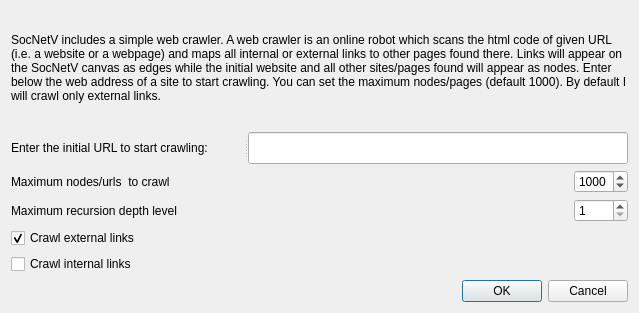
<?xml version="1.0" encoding="UTF-8"?>
<ui version="4.0">
 <class>WebCrawlerDialog</class>
 <widget class="QDialog" name="WebCrawlerDialog">
  <property name="geometry">
   <rect>
    <x>0</x>
    <y>0</y>
    <width>639</width>
    <height>313</height>
   </rect>
  </property>
  <property name="minimumSize">
   <size>
    <width>14</width>
    <height>0</height>
   </size>
  </property>
  <property name="windowTitle">
   <string>Dialog</string>
  </property>
  <layout class="QGridLayout" name="gridLayout_2">
   <item row="0" column="0">
    <widget class="QLabel" name="description">
     <property name="sizePolicy">
      <sizepolicy hsizetype="Preferred" vsizetype="Preferred">
       <horstretch>0</horstretch>
       <verstretch>0</verstretch>
      </sizepolicy>
     </property>
     <property name="text">
      <string>SocNetV includes a simple web crawler.  
A web crawler is an online robot which scans the html code of given URL  (i.e. a website or a webpage) and maps all internal or external links to other pages found there. Links will appear on the SocNetV canvas as edges while the initial website and all other sites/pages found will appear as nodes. 
 Enter below the web address of  a site to start crawling. You can set the maximum nodes/pages (default 1000). By default I will crawl only external links.</string>
     </property>
     <property name="textFormat">
      <enum>Qt::RichText</enum>
     </property>
     <property name="wordWrap">
      <bool>true</bool>
     </property>
    </widget>
   </item>
   <item row="1" column="0">
    <widget class="QSplitter" name="splitter">
     <property name="orientation">
      <enum>Qt::Horizontal</enum>
     </property>
     <widget class="QLabel" name="label">
      <property name="text">
       <string>Enter the initial URL to start crawling:</string>
      </property>
     </widget>
     <widget class="QLineEdit" name="seedUrlEdit">
      <property name="minimumSize">
       <size>
        <width>380</width>
        <height>32</height>
       </size>
      </property>
      <property name="maximumSize">
       <size>
        <width>16777215</width>
        <height>32</height>
       </size>
      </property>
      <property name="toolTip">
       <string>&lt;html&gt;&lt;head/&gt;&lt;body&gt;&lt;p&gt;Enter the initial url/domain to start crawling from, i.e. http://www.iefimerida.gr  &lt;/p&gt;&lt;p&gt;You may omit http:// if you want. &lt;/p&gt;&lt;/body&gt;&lt;/html&gt;</string>
      </property>
     </widget>
    </widget>
   </item>
   <item row="2" column="0">
    <layout class="QGridLayout" name="gridLayout">
     <item row="0" column="1">
      <spacer name="horizontalSpacer">
       <property name="orientation">
        <enum>Qt::Horizontal</enum>
       </property>
       <property name="sizeHint" stdset="0">
        <size>
         <width>40</width>
         <height>20</height>
        </size>
       </property>
      </spacer>
     </item>
     <item row="1" column="0">
      <widget class="QLabel" name="label_3">
       <property name="minimumSize">
        <size>
         <width>201</width>
         <height>0</height>
        </size>
       </property>
       <property name="text">
        <string>Maximum recursion depth level</string>
       </property>
      </widget>
     </item>
     <item row="1" column="1">
      <spacer name="horizontalSpacer_2">
       <property name="orientation">
        <enum>Qt::Horizontal</enum>
       </property>
       <property name="sizeHint" stdset="0">
        <size>
         <width>40</width>
         <height>20</height>
        </size>
       </property>
      </spacer>
     </item>
     <item row="1" column="2">
      <widget class="QSpinBox" name="maxRecursionLevelSpinBox">
       <property name="minimumSize">
        <size>
         <width>46</width>
         <height>0</height>
        </size>
       </property>
       <property name="toolTip">
        <string>Enter a value to set the recursion maximum depth level.
That is the maximum nodes to be considered as source. 
Set value to 1, if you just want to display links from the source website...</string>
       </property>
       <property name="minimum">
        <number>1</number>
       </property>
      </widget>
     </item>
     <item row="0" column="0">
      <widget class="QLabel" name="label_4">
       <property name="minimumSize">
        <size>
         <width>230</width>
         <height>0</height>
        </size>
       </property>
       <property name="text">
        <string>Maximum nodes/urls  to crawl</string>
       </property>
      </widget>
     </item>
     <item row="0" column="2">
      <widget class="QSpinBox" name="maxNodesSpinBox">
       <property name="minimumSize">
        <size>
         <width>46</width>
         <height>0</height>
        </size>
       </property>
       <property name="toolTip">
        <string>Enter a non-zero value to set the maximum nodes to be crawled. 
Set value to 0, if you don't want any limits...</string>
       </property>
       <property name="whatsThis">
        <string>&lt;!DOCTYPE HTML PUBLIC &quot;-//W3C//DTD HTML 4.0//EN&quot; &quot;http://www.w3.org/TR/REC-html40/strict.dtd&quot;&gt;
&lt;html&gt;&lt;head&gt;&lt;meta name=&quot;qrichtext&quot; content=&quot;1&quot; /&gt;&lt;style type=&quot;text/css&quot;&gt;
p, li { white-space: pre-wrap; }
&lt;/style&gt;&lt;/head&gt;&lt;body style=&quot; font-family:'DejaVu Sans'; font-size:9pt; font-weight:400; font-style:normal;&quot;&gt;
&lt;p style=&quot; margin-top:0px; margin-bottom:0px; margin-left:0px; margin-right:0px; -qt-block-indent:0; text-indent:0px;&quot;&gt;&lt;span style=&quot; font-weight:600;&quot;&gt;Maximum Nodes to display&lt;/span&gt;&lt;/p&gt;
&lt;p style=&quot; margin-top:0px; margin-bottom:0px; margin-left:0px; margin-right:0px; -qt-block-indent:0; text-indent:0px;&quot;&gt;In this spinbox, you define the maximum nodes to be displayed by SocNetV when running in Web Crawler mode. Set value to 0, if you don't want any limits...&lt;/p&gt;&lt;/body&gt;&lt;/html&gt;</string>
       </property>
       <property name="minimum">
        <number>0</number>
       </property>
       <property name="maximum">
        <number>9999</number>
       </property>
       <property name="value">
        <number>1000</number>
       </property>
      </widget>
     </item>
    </layout>
   </item>
   <item row="3" column="0">
    <widget class="QCheckBox" name="extLinksCheckBox">
     <property name="minimumSize">
      <size>
       <width>13</width>
       <height>0</height>
      </size>
     </property>
     <property name="focusPolicy">
      <enum>Qt::TabFocus</enum>
     </property>
     <property name="toolTip">
      <string>&lt;html&gt;&lt;head/&gt;&lt;body&gt;&lt;p&gt;If enabled, the crawler will map &lt;span style=&quot; font-weight:600;&quot;&gt;external links&lt;/span&gt;. For instance, if you start crawling from www.iefimerida.gr and we find there a link to another domain, i.e. www.linuxinsider.gr, then we will go outside of iefimerida.gr and crawl linuxinsider.gr too. &lt;/p&gt;&lt;p&gt;&lt;br/&gt;&lt;/p&gt;&lt;p&gt;If you don't want to crawl external links, disable this option. &lt;/p&gt;&lt;/body&gt;&lt;/html&gt;</string>
     </property>
     <property name="layoutDirection">
      <enum>Qt::LeftToRight</enum>
     </property>
     <property name="text">
      <string>Crawl external links</string>
     </property>
     <property name="checked">
      <bool>true</bool>
     </property>
     <property name="tristate">
      <bool>false</bool>
     </property>
    </widget>
   </item>
   <item row="4" column="0">
    <widget class="QCheckBox" name="intLinksCheckBox">
     <property name="focusPolicy">
      <enum>Qt::TabFocus</enum>
     </property>
     <property name="toolTip">
      <string>&lt;html&gt;&lt;head/&gt;&lt;body&gt;&lt;p&gt;If enabled the crawler will scan and map &lt;span style=&quot; font-weight:600;&quot;&gt;internal links &lt;/span&gt;as well (i.e. pages within the initial website).&lt;/p&gt;&lt;p&gt; If you do not want to crawl internal links disable this option. Default is not to crawl internal links.&lt;/p&gt;&lt;/body&gt;&lt;/html&gt;</string>
     </property>
     <property name="layoutDirection">
      <enum>Qt::LeftToRight</enum>
     </property>
     <property name="text">
      <string>Crawl internal links</string>
     </property>
     <property name="checked">
      <bool>false</bool>
     </property>
    </widget>
   </item>
   <item row="5" column="0">
    <widget class="QDialogButtonBox" name="buttonBox">
     <property name="enabled">
      <bool>true</bool>
     </property>
     <property name="orientation">
      <enum>Qt::Horizontal</enum>
     </property>
     <property name="standardButtons">
      <set>QDialogButtonBox::Cancel|QDialogButtonBox::Ok</set>
     </property>
    </widget>
   </item>
  </layout>
 </widget>
 <resources/>
 <connections>
  <connection>
   <sender>buttonBox</sender>
   <signal>accepted()</signal>
   <receiver>WebCrawlerDialog</receiver>
   <slot>accept()</slot>
   <hints>
    <hint type="sourcelabel">
     <x>248</x>
     <y>254</y>
    </hint>
    <hint type="destinationlabel">
     <x>157</x>
     <y>274</y>
    </hint>
   </hints>
  </connection>
  <connection>
   <sender>buttonBox</sender>
   <signal>rejected()</signal>
   <receiver>WebCrawlerDialog</receiver>
   <slot>reject()</slot>
   <hints>
    <hint type="sourcelabel">
     <x>316</x>
     <y>260</y>
    </hint>
    <hint type="destinationlabel">
     <x>286</x>
     <y>274</y>
    </hint>
   </hints>
  </connection>
 </connections>
</ui>
